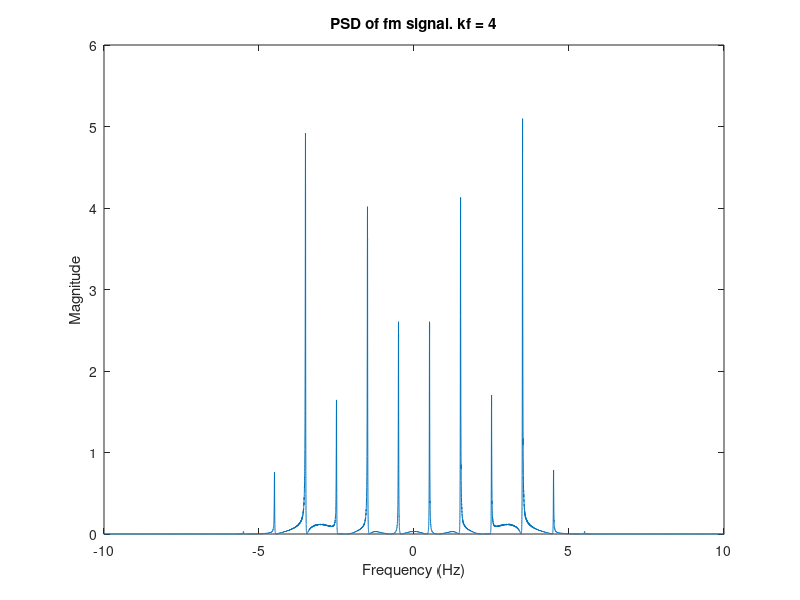

Write the MATLAB code that produced this figure.
oversampling_factor = 16;

%for a pulse with amplitude one, the max frequency deviation is given by kf
kf=4;

%increase the oversampling factor if kf (and hence frequency deviation, and hence bw of FM s 
oversampling_factor = ceil(max(kf,1)*oversampling_factor);

ts=1/oversampling_factor; %sampling time

nsamples = ceil(1/ts);
% pulse = ones(nsamples,1); %rectangular pulse
pulse_time = 0:ts:1;
pulse = sin(pi*pulse_time);

% calculating PSD

nsymbols =1000;
symbols=zeros(nsymbols,1);
nruns=1000;
fs_desired=0.1;
Nmin = ceil(1/(fs_desired*ts)); %minimum length DFT for desired frequency granularity 
message_length=1+(nsymbols-1)*nsamples+length(pulse)-1;
Nmin = max(message_length,Nmin);
% %for efficient computation, choose FFT size to be power of 2
Nfft = 2^(nextpow2(Nmin)) %FFT size = the next power of 2 at least as big as Nmin 
psd=zeros(Nfft,1);

for runs=1:nruns,
	%random symbol sequence
	symbols = sign(rand(nsymbols,1)-0.5); 
	nsymbols_upsampled = 1+(nsymbols-1)*nsamples; 
	symbols_upsampled = zeros(nsymbols_upsampled,1); 
	symbols_upsampled(1:nsamples:nsymbols_upsampled) = symbols; 
	message = conv(symbols_upsampled,pulse);
	%FM signal phase
	theta = 2*pi*kf*ts*cumsum(message);
	cenvelope = exp(j*theta);
	time = (0:length(cenvelope)-1)*ts;
	% %freq domain signal computed using DFT
	cenvelope_freq = ts*fft(cenvelope,Nfft); %FFT of size Nfft, automatically zeropads as needed 
	cenvelope_freq_centered = fftshift(cenvelope_freq); %shifts DC to center of spectrum 
	psd=psd+abs(cenvelope_freq_centered).^2;
end

psd=psd/(nruns*nsymbols);
fs=1/(Nfft*ts) %actual frequency resolution attained
% %set of frequencies for which Fourier transform has been computed using DFT
freqs = ((1:Nfft)-1-Nfft/2)*fs;
%plot the PSD
plot(freqs,psd);
title(["PSD of fm signal. kf = ", num2str(kf)]);
ylabel("Magnitude");
xlabel("Frequency (Hz)");
xlim([-10, 10]);
print -dpng 9b.png